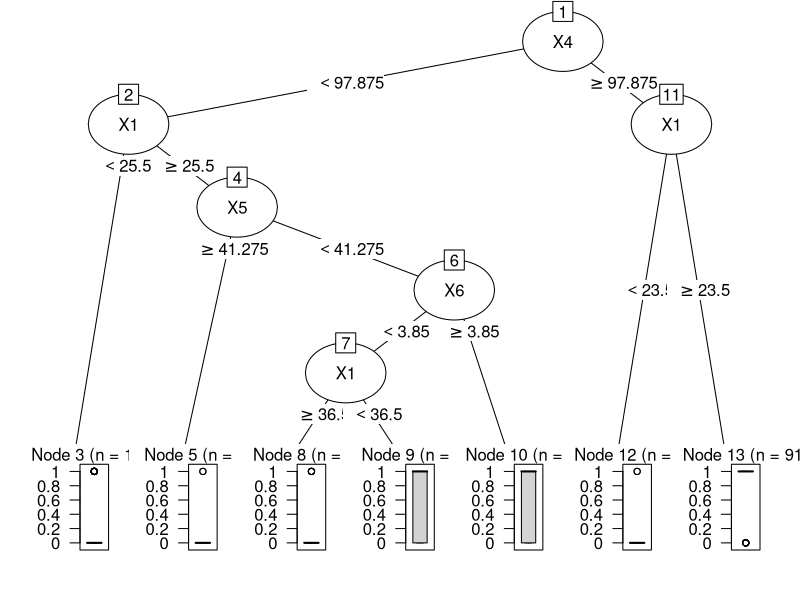
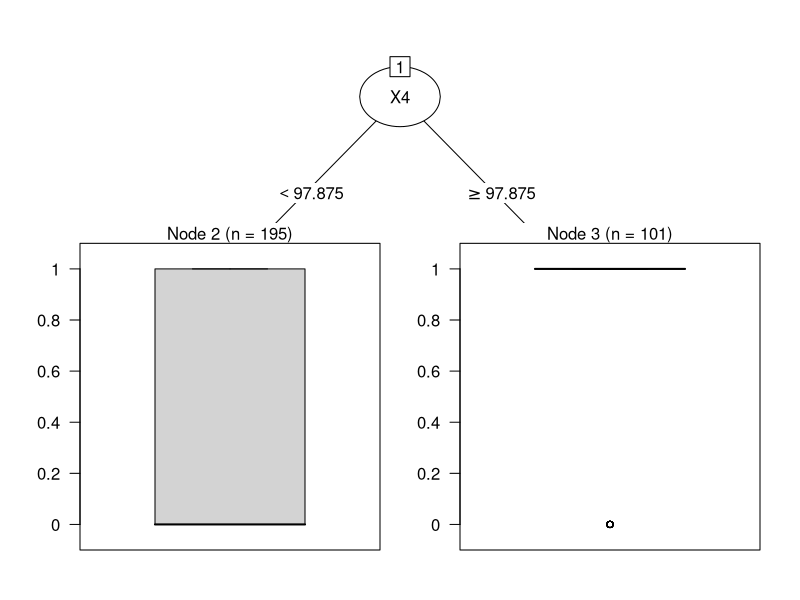
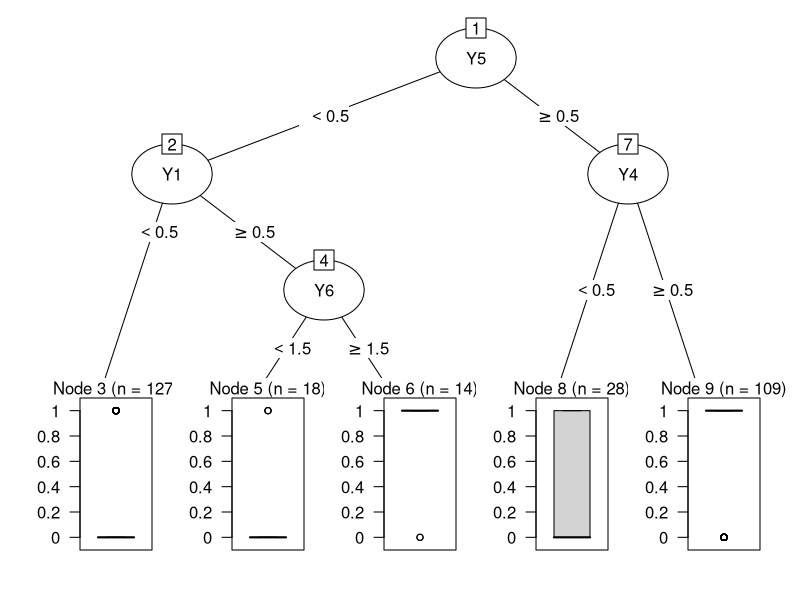
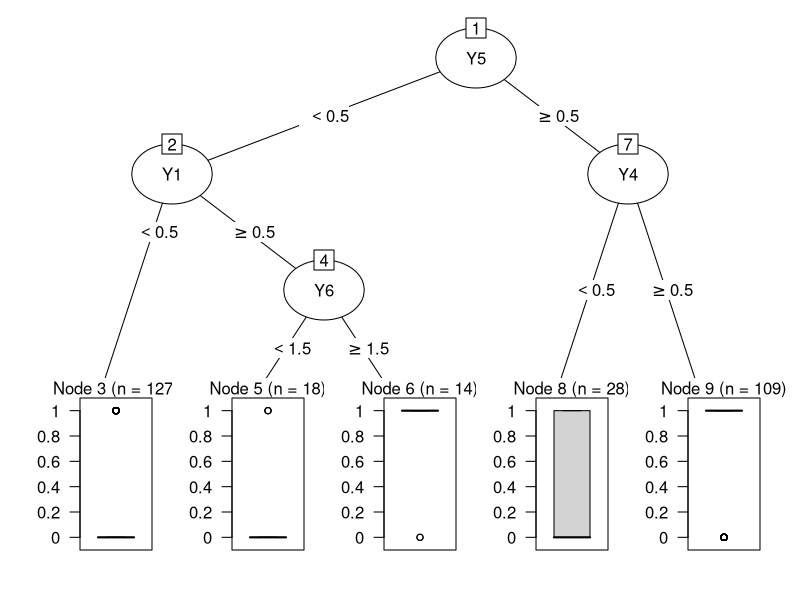
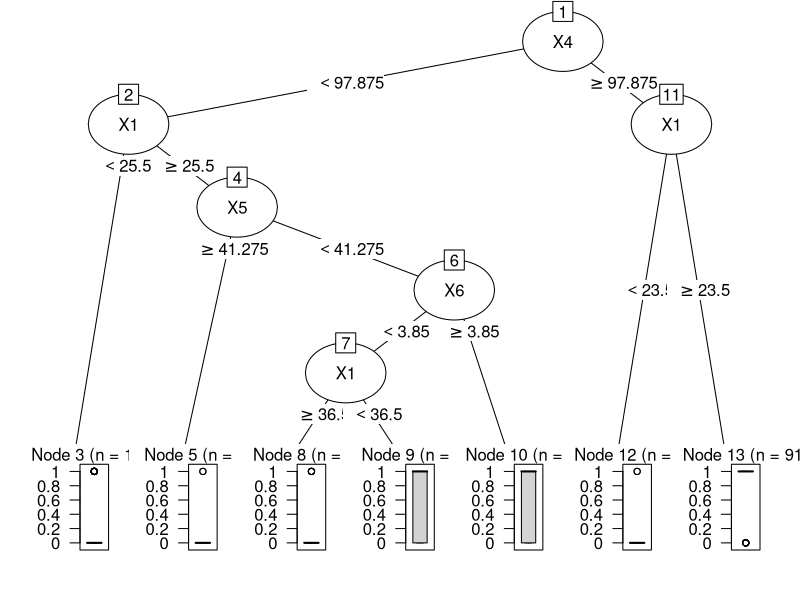
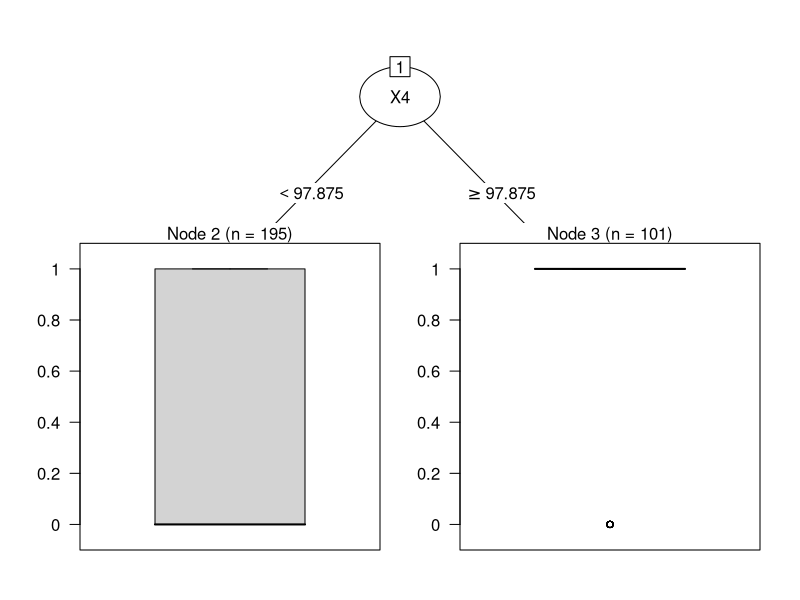
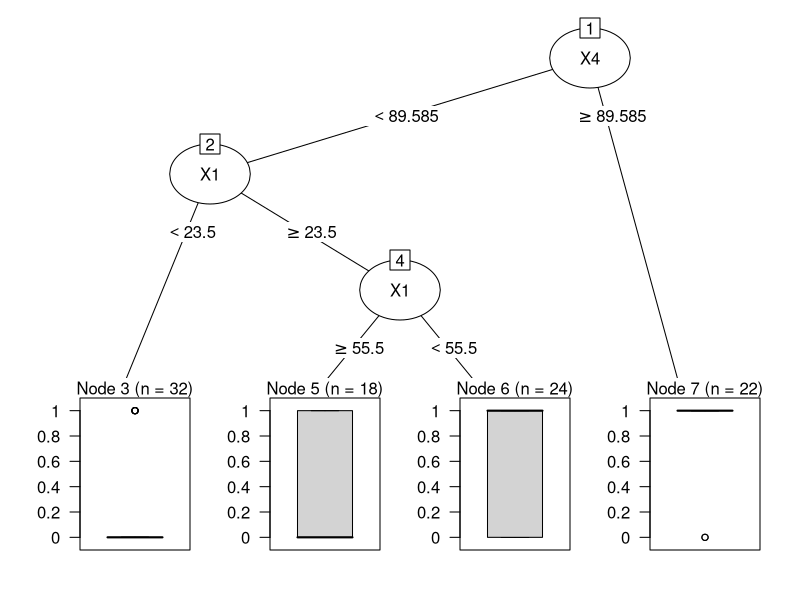
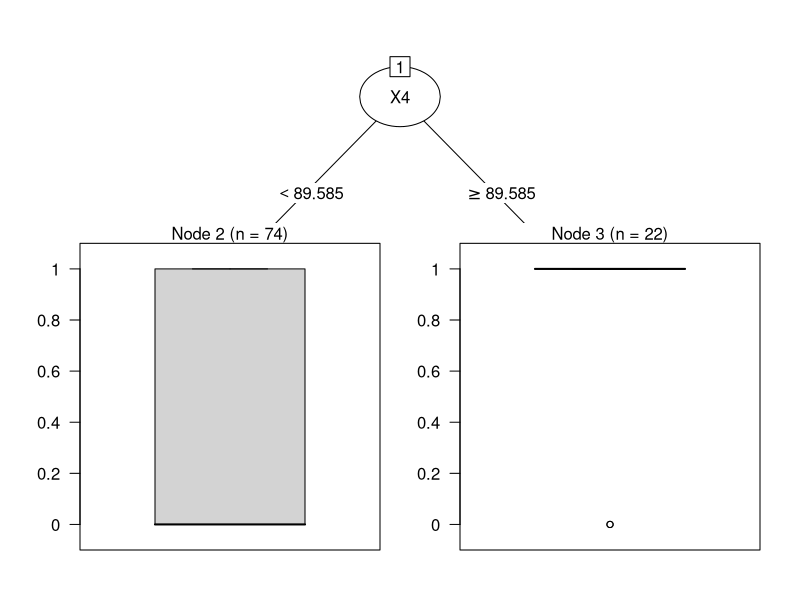

Generate these figures, in order, with R:
#install.packages("party")
#nstall.packages ("partykit") 
#nstall.packages ("rpart") 

library("party")
library("partykit")
library("rpart") 

Data <- read.csv("data.csv", header=TRUE, sep= ",")
print(head(Data))
#head(Data$X2)

#check if any null values
sum(is.na(Data))

#Decision tree using X data
print(head(Data[c(4:10)]))
# Create the input data frame.
input_X <- Data[c(4:10)]
str(input_X) 
attach(input_X)
DT_Model_X <-rpart(Data$Response~., data=input_X, method='class', control=rpart.control(minsplit=30, minbucket=10, maxdepth=8))
plot(as.party(DT_Model_X)) 
print(DT_Model_X)
#Prune the tree
opt <- which.min(DT_Model_X$cptable [, "xerror"])
cp <- DT_Model_X$cptable [opt,"CP"]
DT_Model_X_pruned <- prune(DT_Model_X, cp=cp)
plot(as.party(DT_Model_X_pruned))
print(DT_Model_X_pruned)
#Calculate accuracy of tree
prediction_X = predict(DT_Model_X_pruned, Data, type="class")
table_mat_X <- table(Data$Response, prediction_X)
accuracy_Test_X <- sum(diag(table_mat_X)) / sum(table_mat_X)
print(paste("Accuracy for Decision tree using X data: ",accuracy_Test_X))


#Decision tree using Y data
print(head(Data[c(11:17)]))
# Create the input data frame.
input_Y <- Data[c(11:17)]
str(input_Y) 
attach(input_Y)
DT_Model_Y <-rpart(Data$Response~., data=input_Y, method='class', control=rpart.control(minsplit=30, minbucket=10, maxdepth=8))
plot(as.party(DT_Model_Y)) 
print(DT_Model_Y)
#Prune the tree
opt <- which.min(DT_Model_Y$cptable [, "xerror"])
cp <- DT_Model_Y$cptable [opt,"CP"]
DT_Model_Y_pruned <- prune(DT_Model_Y, cp=cp)
plot(as.party(DT_Model_Y_pruned))
#Calculate accuracy of tree
prediction_Y = predict(DT_Model_Y_pruned, Data, type="class")
table_mat_Y <- table(Data$Response, prediction_Y)
accuracy_Test_Y <- sum(diag(table_mat_Y)) / sum(table_mat_Y)
print(paste("Accuracy for Decision tree using Y data: ",accuracy_Test_Y))


#Decision tree using X & Y data 
print(head(Data[c(4:17)]))
# Create the input data frame.
input_XY <- Data[c(4:17)]
str(input_XY) 
attach(input_XY)
DT_Model_XY <-rpart(Data$Response~., data=input_XY, method='class', control=rpart.control(minsplit=30, minbucket=10, maxdepth=8))
plot(as.party(DT_Model_XY)) 
print(DT_Model_XY)
#Prune the tree
opt <- which.min(DT_Model_XY$cptable [, "xerror"])
cp <- DT_Model_XY$cptable [opt,"CP"]
DT_Model_XY_pruned <- prune(DT_Model_XY, cp=cp)
plot(as.party(DT_Model_XY_pruned))
#Calculate accuracy of tree
prediction_XY = predict(DT_Model_XY_pruned, Data, type="class")
table_mat_XY <- table(Data$Response, prediction_XY)
accuracy_Test_XY <- sum(diag(table_mat_XY)) / sum(table_mat_XY)
print(paste("Accuracy for Decision tree using X & Y data: ",accuracy_Test_XY))


#Decision tree using X data for group 0
# Create the input data frame.
input_X_Group <- Data[c(2:10)]
input_X_G0 <- subset(input_X_Group, Group == 0)
print(head(input_X_G0))
str(input_X_G0) 
attach(input_X_G0)
DT_Model_X_G0 <-rpart(Response~., data=input_X_G0, method='class',control=rpart.control(minsplit=30, minbucket=10, maxdepth=8))
plot(as.party(DT_Model_X_G0)) 
print(DT_Model_X_G0)
#Prune the tree
opt <- which.min(DT_Model_X_G0$cptable [, "xerror"])
cp <- DT_Model_X_G0$cptable [opt,"CP"]
DT_Model_X_G0_pruned <- prune(DT_Model_X_G0, cp=cp)
plot(as.party(DT_Model_X_G0_pruned))
#Calculate accuracy of tree
prediction_X_G0 = predict(DT_Model_X_G0_pruned, Data, type="class")
table_mat_X_G0 <- table(Data$Response, prediction_X_G0)
accuracy_Test_X_G0 <- sum(diag(table_mat_X_G0)) / sum(table_mat_X_G0)
print(paste("Accuracy for Decision tree using X data for group 0: ",accuracy_Test_X_G0))


#Decision tree using Y data for group 0
# Create the input data frame.
input_Y_Group <- Data[c(2,3,11,12,13,14,15,16,17)]
input_Y_G0 <- subset(input_Y_Group, Group == 0)
str(input_Y_G0) 
attach(input_Y_G0)
DT_Model_Y_G0 <-rpart(Response~., data=input_Y_G0, method='class', control=rpart.control(minsplit=30, minbucket=10, maxdepth=8))
plot(as.party(DT_Model_Y_G0)) 
print(DT_Model_Y_G0)
#Prune the tree
opt <- which.min(DT_Model_Y_G0$cptable [, "xerror"])
cp <- DT_Model_Y_G0$cptable [opt,"CP"]
DT_Model_Y_G0_pruned <- prune(DT_Model_Y_G0, cp=cp)
plot(as.party(DT_Model_Y_G0_pruned))
#Calculate accuracy of tree
prediction_Y_G0 = predict(DT_Model_Y_G0_pruned, Data, type="class")
table_mat_Y_G0 <- table(Data$Response, prediction_Y_G0)
accuracy_Test_Y_G0 <- sum(diag(table_mat_Y_G0)) / sum(table_mat_Y_G0)
print(paste("Accuracy for Decision tree using Y data for group 0: ",accuracy_Test_Y_G0))


#Decision tree using X & Y data for group 0
# Create the input data frame.
input_XY_Group <- Data[c(2:17)]
input_XY_G0 <- subset(input_XY_Group, Group == 0)
str(input_XY_G0) 
attach(input_XY_G0)
DT_Model_XY_G0 <-rpart(Response~., data=input_XY_G0, method='class', control=rpart.control(minsplit=30, minbucket=10, maxdepth=8))
plot(as.party(DT_Model_XY_G0)) 
print(DT_Model_XY_G0)
#Prune the tree
opt <- which.min(DT_Model_XY_G0$cptable [, "xerror"])
cp <- DT_Model_XY_G0$cptable [opt,"CP"]
DT_Model_XY_G0_pruned <- prune(DT_Model_XY_G0, cp=cp)
plot(as.party(DT_Model_XY_G0_pruned))
#Calculate accuracy of tree
prediction_XY_G0 = predict(DT_Model_XY_G0_pruned, Data, type="class")
table_mat_XY_G0 <- table(Data$Response, prediction_XY_G0)
accuracy_Test_XY_G0 <- sum(diag(table_mat_XY_G0)) / sum(table_mat_XY_G0)
print(paste("Accuracy for Decision tree using X & Y data for group 0: ",accuracy_Test_XY_G0))


#Decision tree using X data for group 1
# Create the input data frame.
input_X_G1 <- subset(input_X_Group, Group == 1)
print(head(input_X_G1))
str(input_X_G1) 
attach(input_X_G1)
DT_Model_X_G1 <-rpart(Response~., data=input_X_G1, method='class', control=rpart.control(minsplit=30, minbucket=10, maxdepth=8))
plot(as.party(DT_Model_X_G1)) 
print(DT_Model_X_G1)
#Prune the tree
opt <- which.min(DT_Model_X_G1$cptable [, "xerror"])
cp <- DT_Model_X_G1$cptable [opt,"CP"]
DT_Model_X_G1_pruned <- prune(DT_Model_X_G1, cp=cp)
plot(as.party(DT_Model_X_G1_pruned))
#Calculate accuracy of tree
prediction_X_G1 = predict(DT_Model_X_G1_pruned, Data, type="class")
table_mat_X_G1 <- table(Data$Response, prediction_X_G1)
accuracy_Test_X_G1 <- sum(diag(table_mat_X_G1)) / sum(table_mat_X_G1)
print(paste("Accuracy for Decision tree using X data for group 1: ",accuracy_Test_X_G1))


#Decision tree using Y data for group 1
# Create the input data frame.
input_Y_G1 <- subset(input_Y_Group, Group == 1)
print(head(input_Y_G1))
str(input_Y_G1) 
attach(input_Y_G1)
DT_Model_Y_G1 <-rpart(Response~., data=input_Y_G1, method='class', control=rpart.control(minsplit=30, minbucket=10, maxdepth=8))
plot(as.party(DT_Model_Y_G1)) 
print(DT_Model_Y_G1)
#Prune the tree
opt <- which.min(DT_Model_Y_G1$cptable [, "xerror"])
cp <- DT_Model_Y_G1$cptable [opt,"CP"]
DT_Model_Y_G1_pruned <- prune(DT_Model_Y_G1, cp=cp)
plot(as.party(DT_Model_Y_G1_pruned))
#Calculate accuracy of tree
prediction_Y_G1 = predict(DT_Model_Y_G1_pruned, Data, type="class")
table_mat_Y_G1 <- table(Data$Response, prediction_Y_G1)
accuracy_Test_Y_G1 <- sum(diag(table_mat_Y_G1)) / sum(table_mat_Y_G1)
print(paste("Accuracy for Decision tree using Y data for group 1: ",accuracy_Test_Y_G1))


#Decision tree using X & Y data for group 1
input_XY_G1 <- subset(input_XY_Group, Group == 1)
print(head(input_XY_G1))
str(input_XY_G1) 
attach(input_XY_G1)
DT_Model_XY_G1 <-rpart(Response~., data=input_XY_G1, method='class', control=rpart.control(minsplit=30, minbucket=10, maxdepth=8))
plot(as.party(DT_Model_XY_G1)) 
print(DT_Model_XY_G1)
#Prune the tree
opt <- which.min(DT_Model_XY_G1$cptable [, "xerror"])
cp <- DT_Model_XY_G1$cptable [opt,"CP"]
DT_Model_XY_G1_pruned <- prune(DT_Model_XY_G1, cp=cp)
plot(as.party(DT_Model_XY_G1_pruned))
#Calculate accuracy of tree
prediction_XY_G1 = predict(DT_Model_XY_G1_pruned, Data, type="class")
table_mat_XY_G1 <- table(Data$Response, prediction_XY_G1)
accuracy_Test_XY_G1 <- sum(diag(table_mat_XY_G1)) / sum(table_mat_XY_G1)
print(paste("Accuracy for Decision tree using X & Y data for group 1: ",accuracy_Test_XY_G1))

summary(DT_Model_X_pruned)
summary(DT_Model_Y_pruned)
summary(DT_Model_XY_pruned)
summary(DT_Model_X_G0_pruned)
summary(DT_Model_Y_G0_pruned)
summary(DT_Model_XY_G0_pruned)
summary(DT_Model_X_G1_pruned)
summary(DT_Model_Y_G1_pruned)
summary(DT_Model_XY_G1_pruned)


print(paste("Accuracy for Decision tree using X data: ",accuracy_Test_X))
print(paste("Accuracy for Decision tree using Y data: ",accuracy_Test_Y))
print(paste("Accuracy for Decision tree using X & Y data: ",accuracy_Test_XY))
print(paste("Accuracy for Decision tree using X data for group 0: ",accuracy_Test_X_G0))
print(paste("Accuracy for Decision tree using Y data for group 0: ",accuracy_Test_Y_G0))
print(paste("Accuracy for Decision tree using X & Y data for group 0: ",accuracy_Test_XY_G0))
print(paste("Accuracy for Decision tree using X data for group 1: ",accuracy_Test_X_G1))
print(paste("Accuracy for Decision tree using Y data for group 1: ",accuracy_Test_Y_G1))
print(paste("Accuracy for Decision tree using X & Y data for group 1: ",accuracy_Test_XY_G1))
